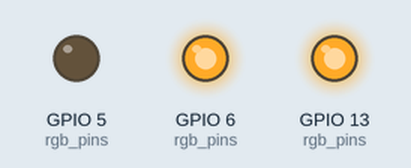
A program run on a simulated Raspberry Pi (BCM pin numbers). On the bench: output pins drawn as LEDs (lit = HIGH). At 4.0 s the program stops and its outputs stay as they are.

Above: at 0.1 s.
At 2.1 s:
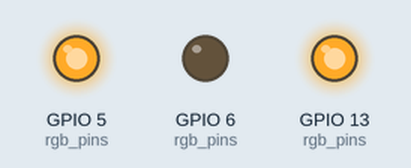
At 4.1 s:
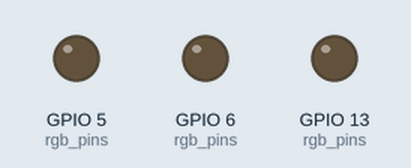
Timing chart, 0 to 5.5 s (numbered marks = the images above):
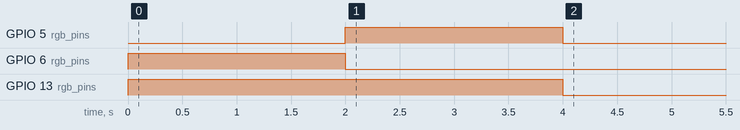

The program:

RGBLEDController.py
```python
import smbus
from RPi import GPIO
import time

class RGBLEDController:
    def __init__(self, rgb_pins):
        self.rgb_pins = rgb_pins
        self.rgb_r, self.rgb_g, self.rgb_b = rgb_pins
        GPIO.setmode(GPIO.BCM)
        GPIO.setup(rgb_pins, GPIO.OUT)
        self.rgb_r_pwm = GPIO.PWM(self.rgb_r, 500)
        self.rgb_r_pwm.start(100)
        self.rgb_b_pwm = GPIO.PWM(self.rgb_b, 500)
        self.rgb_b_pwm.start(100)
        self.rgb_g_pwm = GPIO.PWM(self.rgb_g, 500)
        self.rgb_g_pwm.start(100)

    def set_color(self, pwm_val_r, pwm_val_g, pwm_val_b):
        self.rgb_r_pwm.ChangeDutyCycle(100 - pwm_val_r)
        self.rgb_g_pwm.ChangeDutyCycle(100 - pwm_val_g)
        self.rgb_b_pwm.ChangeDutyCycle(100 - pwm_val_b)

    def cleanup(self):
        self.rgb_r_pwm.stop()
        self.rgb_g_pwm.stop()
        self.rgb_b_pwm.stop()
        GPIO.cleanup()

    def show_red(self):
        self.set_color(100, 0, 0)

    def show_green(self):
        self.set_color(0, 100, 0)

    def turn_off(self):
        self.set_color(0, 0, 0)

class ADCReader:
    def __init__(self, ADC_addr):
        self.i2c = smbus.SMBus(1)
        self.ADC_addr = ADC_addr
        self.command_for_chanel2 = 0b1001
        self.command_for_chanel3 = 0b1101
        self.command_for_chanel4 = 0b1111

    def read_analog_value(self):
        self.i2c.write_byte(self.ADC_addr, self.command_for_chanel2 << 4 | 0x4)
        self.i2c.write_byte(self.ADC_addr, self.command_for_chanel3 << 4 | 0x4)
        self.i2c.write_byte(self.ADC_addr, self.command_for_chanel4 << 4 | 0x4)
        analog_value = self.i2c.read_byte(self.ADC_addr)
        return analog_value

# if __name__ == "__main__":
#     try:
#         rgb_pins = (5, 6, 13)
#         rgb_led_controller = RGBLEDController(rgb_pins)
#         adc_reader = ADCReader(0x48)

#         while True:
#             analog_value = adc_reader.read_analog_value()
#             pwm_val_r = analog_value / 255.0 * 100
#             pwm_val_g = analog_value / 255.0 * 100
#             pwm_val_b = analog_value / 255.0 * 100
#             rgb_led_controller.set_color(pwm_val_r, pwm_val_g, pwm_val_b)
#             time.sleep(0.15)

#     except KeyboardInterrupt:
#         pass

#     finally:
#         rgb_led_controller.cleanup()

# Example usage
if __name__ == "__main__":
    rgb_led_controller = RGBLEDController(rgb_pins=[5, 6, 13])  # Replace with your actual GPIO pins
    try:
        rgb_led_controller.show_red()
        time.sleep(2)
        rgb_led_controller.show_green()
        time.sleep(2)
        rgb_led_controller.turn_off()
    finally:
        rgb_led_controller.cleanup()
```
